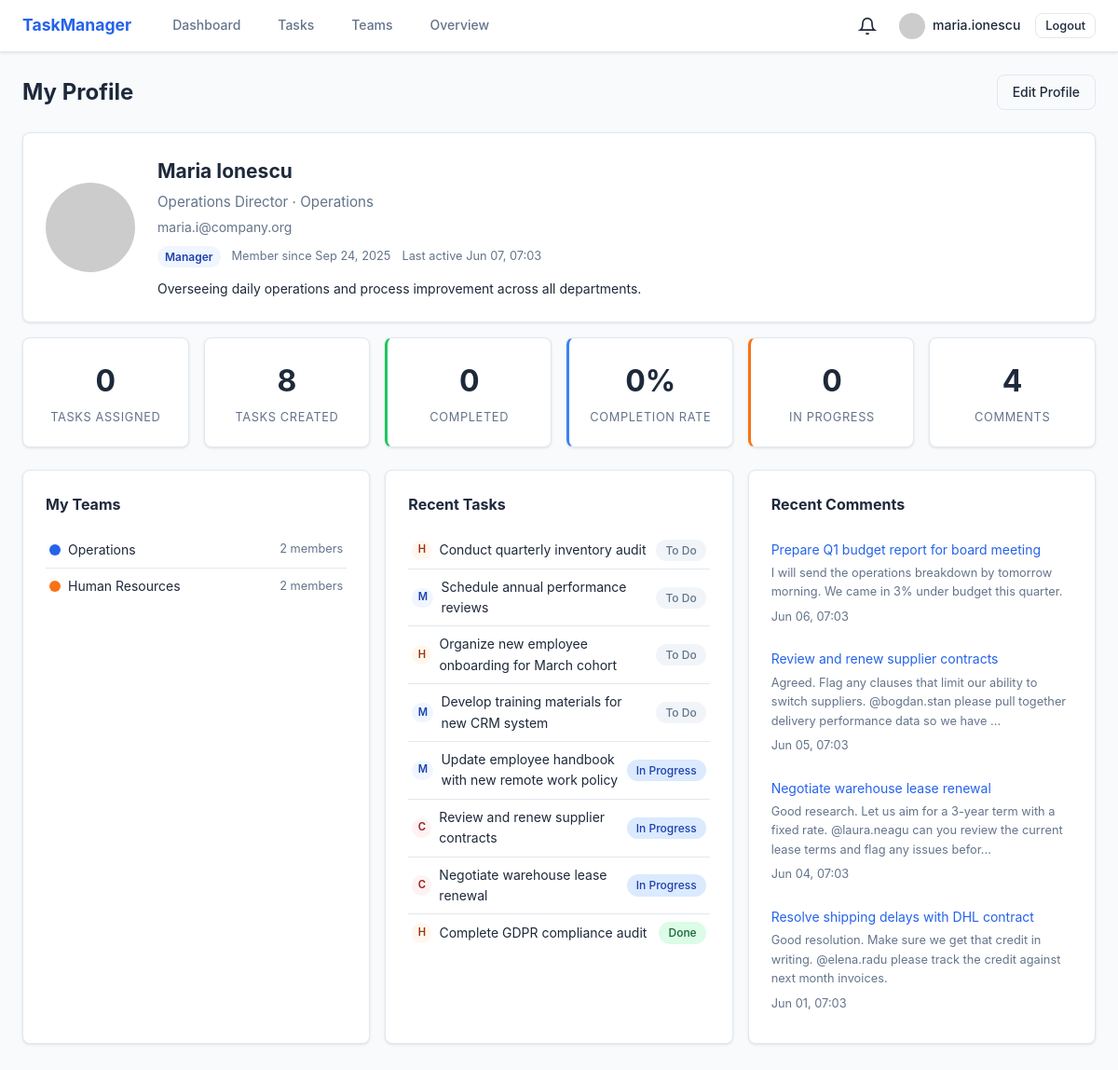
/profile/ (signed in), run on the app's committed database.
### models/user.py (models this page shows, shortened)
class User(UserMixin, db.Model):
    __tablename__ = 'users'
    id = db.Column(db.Integer, primary_key=True)
    username = db.Column(db.String(64), unique=True, nullable=False, index=True)
    email = db.Column(db.String(120), unique=True, nullable=False, index=True)
    password_hash = db.Column(db.String(128), nullable=False)
    full_name = db.Column(db.String(120), default='')
    job_title = db.Column(db.String(120), default='')
    department = db.Column(db.String(120), default='')
    bio = db.Column(db.Text, default='')
    role = db.Column(db.String(20), default='user')  # user, manager, admin
    is_active = db.Column(db.Boolean, default=True)
    notify_assignment = db.Column(db.Boolean, default=True)
    notify_comments = db.Column(db.Boolean, default=True)
    notify_deadlines = db.Column(db.Boolean, default=True)
    created_at = db.Column(db.DateTime, default=datetime.utcnow)
    last_seen = db.Column(db.DateTime, default=datetime.utcnow)
    tasks_created = db.relationship('Task', foreign_keys='Task.creator_id', backref='creator', lazy='dynamic')
    tasks_assigned = db.relationship('Task', foreign_keys='Task.assignee_id', backref='assignee', lazy='dynamic')
    comments = db.relationship('Comment', backref='author', lazy='dynamic')
    notifications = db.relationship('Notification', backref='user', lazy='dynamic')
    teams = db.relationship('Team', secondary=team_members, backref=db.backref('members', lazy='dynamic'))
    def gravatar(self, size=80):
        digest = hashlib.md5(self.email.lower().strip().encode()).hexdigest()
        return f'https://www.gravatar.com/avatar/{digest}?d=identicon&s={size}'
    @property
    def display_name(self):
        return self.full_name or self.username

### models/team.py (models this page shows, shortened)
class Team(db.Model):
    __tablename__ = 'teams'
    id = db.Column(db.Integer, primary_key=True)
    name = db.Column(db.String(100), unique=True, nullable=False)
    description = db.Column(db.Text, default='')
    color = db.Column(db.String(7), default='#2563eb')  # hex color for badge
    lead_id = db.Column(db.Integer, db.ForeignKey('users.id'), nullable=True)
    created_at = db.Column(db.DateTime, default=datetime.utcnow)
    lead = db.relationship('User', foreign_keys=[lead_id], backref='led_teams')
    tasks = db.relationship('Task', backref='team', lazy='dynamic')
    @property
    def member_count(self):
        return self.members.count()

### models/task.py (models this page shows, shortened)
class Task(db.Model):
    __tablename__ = 'tasks'
    id = db.Column(db.Integer, primary_key=True)
    title = db.Column(db.String(200), nullable=False)
    description = db.Column(db.Text, default='')
    priority = db.Column(db.String(20), default='medium')  # low, medium, high, critical
    status = db.Column(db.String(20), default='todo')  # todo, in_progress, review, done
    deadline = db.Column(db.DateTime, nullable=True)
    creator_id = db.Column(db.Integer, db.ForeignKey('users.id'), nullable=False)
    assignee_id = db.Column(db.Integer, db.ForeignKey('users.id'), nullable=True)
    team_id = db.Column(db.Integer, db.ForeignKey('teams.id'), nullable=True)
    created_at = db.Column(db.DateTime, default=datetime.utcnow)
    updated_at = db.Column(db.DateTime, default=datetime.utcnow, onupdate=datetime.utcnow)
    tags = db.relationship('Tag', secondary=task_tags, backref=db.backref('tasks', lazy='dynamic'))
    comments = db.relationship('Comment', backref='task', lazy='dynamic', cascade='all, delete-orphan')
    @property
    def priority_class(self):
        return {'low': 'success', 'medium': 'info', 'high': 'warning', 'critical': 'error'}.get(self.priority, 'info')
    @property
    def status_label(self):
        return {'todo': 'To Do', 'in_progress': 'In Progress', 'review': 'Review', 'done': 'Done'}.get(self.status, self.status)

### models/comment.py (models this page shows, shortened)
class Comment(db.Model):
    __tablename__ = 'comments'
    id = db.Column(db.Integer, primary_key=True)
    content = db.Column(db.Text, nullable=False)
    task_id = db.Column(db.Integer, db.ForeignKey('tasks.id'), nullable=False)
    user_id = db.Column(db.Integer, db.ForeignKey('users.id'), nullable=False)
    parent_id = db.Column(db.Integer, db.ForeignKey('comments.id'), nullable=True)
    created_at = db.Column(db.DateTime, default=datetime.utcnow)
    replies = db.relationship('Comment', backref=db.backref('parent', remote_side=[id]), lazy='dynamic')

### routes/profile.py (the view)
@profile_bp.route('/')
@login_required
def view():
    total_assigned = current_user.tasks_assigned.count()
    total_created = current_user.tasks_created.count()
    completed = current_user.tasks_assigned.filter_by(status='done').count()
    in_progress = current_user.tasks_assigned.filter_by(status='in_progress').count()
    todo = current_user.tasks_assigned.filter_by(status='todo').count()
    overdue = current_user.tasks_assigned.filter(
        Task.status != 'done',
        Task.deadline.isnot(None),
        Task.deadline < datetime.utcnow(),
    ).count()
    completion_rate = round((completed / total_assigned * 100) if total_assigned > 0 else 0)
    priority_stats = {}
    for p in ('low', 'medium', 'high', 'critical'):
        priority_stats[p] = current_user.tasks_assigned.filter_by(priority=p).count()
    recent_tasks = Task.query.filter(
        (Task.creator_id == current_user.id) | (Task.assignee_id == current_user.id)
    ).order_by(Task.updated_at.desc()).limit(10).all()
    recent_comments = Comment.query.filter_by(user_id=current_user.id).order_by(
        Comment.created_at.desc()
    ).limit(10).all()
    teams = current_user.teams
    total_comments = current_user.comments.count()
    return render_template('profile/view.html',
                           recent_tasks=recent_tasks, recent_comments=recent_comments,
                           total_assigned=total_assigned, total_created=total_created,
                           completed=completed, in_progress=in_progress, todo=todo,
                           overdue=overdue, completion_rate=completion_rate,
                           priority_stats=priority_stats, teams=teams,
                           total_comments=total_comments)

### templates/profile/view.html (shortened to what this page needs)
{% extends "layouts/base.html" %}
{% block extra_css %}<link rel="stylesheet" href="{{ url_for('static', filename='css/dashboard.css') }}">{% endblock %}
{% block content %}
<div class="page-header">
    <h1>My Profile</h1>
    <a href="{{ url_for('profile.edit') }}" class="btn btn-outline">Edit Profile</a>
</div>
<div class="card profile-card">
    <div class="profile-header">
        <img src="{{ current_user.gravatar(96) }}" class="avatar-lg">
        <div class="profile-info">
            <h2>{{ current_user.display_name }}</h2>
            {% if current_user.job_title %}
            <p class="profile-title">{{ current_user.job_title }}{% if current_user.department %} &middot; {{ current_user.department }}{% endif %}</p>
            {% endif %}
            <p class="text-muted">{{ current_user.email }}</p>
            <div class="profile-badges">
                <span class="badge badge-info">{{ current_user.role|capitalize }}</span>
                <span class="text-muted text-sm">Member since {{ current_user.created_at.strftime('%b %d, %Y') }}</span>
                {% if current_user.last_seen %}
                <span class="text-muted text-sm">Last active {{ current_user.last_seen.strftime('%b %d, %H:%M') }}</span>
                {% endif %}
            </div>
            {% if current_user.bio %}
            <p class="profile-bio">{{ current_user.bio }}</p>
            {% endif %}
        </div>
    </div>
</div>
<div class="stats-grid">
    <div class="stat-card">
        <div class="stat-value">{{ total_assigned }}</div>
        <div class="stat-label">Tasks Assigned</div>
    </div>
    <div class="stat-card">
        <div class="stat-value">{{ total_created }}</div>
        <div class="stat-label">Tasks Created</div>
    </div>
    <div class="stat-card stat-success">
        <div class="stat-value">{{ completed }}</div>
        <div class="stat-label">Completed</div>
    </div>
    <div class="stat-card stat-info">
        <div class="stat-value">{{ completion_rate }}%</div>
        <div class="stat-label">Completion Rate</div>
    </div>
    <div class="stat-card stat-warning">
        <div class="stat-value">{{ in_progress }}</div>
        <div class="stat-label">In Progress</div>
    </div>
    <div class="stat-card">
        <div class="stat-value">{{ total_comments }}</div>
        <div class="stat-label">Comments</div>
    </div>
</div>
<div class="dashboard-grid">
    <div class="card">
        <h3>My Teams</h3>
        {% if teams %}
        <div class="team-list-compact">
            {% for team in teams %}
            <a href="{{ url_for('teams.detail', team_id=team.id) }}" class="team-list-item">
                <span class="team-color-dot" style="background: {{ team.color }}"></span>
                <span class="task-list-title">{{ team.name }}</span>
                <span class="text-muted text-sm">{{ team.member_count }} members</span>
            </a>
            {% endfor %}
        </div>
        {% else %}
        <p class="text-muted">Not a member of any team yet. <a href="{{ url_for('teams.list_teams') }}">Browse teams</a></p>
        {% endif %}
    </div>
    <div class="card">
        <h3>Recent Tasks</h3>
        {% if recent_tasks %}
        <div class="task-list-compact">
            {% for task in recent_tasks %}
            <a href="{{ url_for('tasks.detail', task_id=task.id) }}" class="task-list-item">
                <span class="badge badge-{{ task.priority_class }} badge-sm">{{ task.priority[0]|upper }}</span>
                <span class="task-list-title">{{ task.title }}</span>
                <span class="status-badge status-{{ task.status }} badge-sm">{{ task.status_label }}</span>
            </a>
            {% endfor %}
        </div>
        {% else %}
        <p class="text-muted">No tasks yet.</p>
        {% endif %}
    </div>
    <div class="card">
        <h3>Recent Comments</h3>
        {% if recent_comments %}
        <div class="activity-list">
            {% for comment in recent_comments %}
            <div class="activity-item">
                <div>
                    <a href="{{ url_for('tasks.detail', task_id=comment.task_id) }}">{{ comment.task.title }}</a>
                    <p class="text-sm comment-preview">{{ comment.content[:140] }}{{ '...' if comment.content|length > 140 }}</p>
                    <span class="text-muted text-sm">{{ comment.created_at.strftime('%b %d, %H:%M') }}</span>
                </div>
            </div>
            {% endfor %}
        </div>
        {% else %}
        <p class="text-muted">No comments yet.</p>
        {% endif %}
    </div>
</div>
{% endblock %}

### templates/layouts/base.html (shortened to what this page needs)
<!DOCTYPE html>
<html lang="en">
<head>
    <link rel="stylesheet" href="{{ url_for('static', filename='css/main.css') }}">
    {% block extra_css %}{% endblock %}
</head>
<body>
    {% if current_user.is_authenticated %}
    <nav class="navbar">
        <div class="nav-container">
            <a href="{{ url_for('dashboard.index') }}" class="nav-brand">TaskManager</a>
            <div class="nav-links">
                <a href="{{ url_for('dashboard.index') }}">Dashboard</a>
                <a href="{{ url_for('tasks.list_tasks') }}">Tasks</a>
                <a href="{{ url_for('teams.list_teams') }}">Teams</a>
                {% if current_user.role in ('manager', 'admin') %}
                <a href="{{ url_for('dashboard.overview') }}">Overview</a>
                {% endif %}
            </div>
            <div class="nav-right">
                <div class="notification-bell" id="notificationBell">
                    <svg width="20" height="20" viewBox="0 0 24 24" fill="none" stroke="currentColor" stroke-width="2"><path d="M18 8A6 6 0 0 0 6 8c0 7-3 9-3 9h18s-3-2-3-9"/><path d="M13.73 21a2 2 0 0 1-3.46 0"/></svg>
                </div>
                <a href="{{ url_for('profile.view') }}" class="nav-avatar">
                    <img src="{{ current_user.gravatar(32) }}" alt="{{ current_user.username }}" class="avatar-sm">
                    {{ current_user.username }}
                </a>
                <a href="{{ url_for('auth.logout') }}" class="btn btn-sm btn-outline">Logout</a>
            </div>
        </div>
    </nav>
    {% endif %}
    <main class="container">
        {% block content %}{% endblock %}
    </main>
</body>
</html>

### static/css/dashboard.css (style rules this page uses)
.stats-grid { display: grid; grid-template-columns: repeat(auto-fit, minmax(160px, 1fr)); gap: 1rem; margin-bottom: 1.5rem; }
.stat-card { background: var(--surface); border: 1px solid var(--border); border-radius: var(--radius); padding: 1.25rem; text-align: center; box-shadow: var(--shadow); }
.stat-card.stat-info { border-left: 3px solid var(--info); }
.stat-card.stat-success { border-left: 3px solid var(--success); }
.stat-card.stat-warning { border-left: 3px solid var(--warning); }
.stat-value { font-size: 2rem; font-weight: 700; color: var(--text); }
.stat-label { font-size: .8rem; color: var(--text-muted); text-transform: uppercase; letter-spacing: .05em; margin-top: .25rem; }
.dashboard-grid { display: grid; grid-template-columns: repeat(auto-fit, minmax(350px, 1fr)); gap: 1rem; }

### data on the page
User: username "maria.ionescu", display_name "Maria Ionescu", job_title "Operations Director", department "Operations", email "maria.i@company.org", role "Manager", created_at "Sep 24, 2025", last_seen "Jun 07, 07:03", bio "Overseeing daily operations and process improvement across all departments."
Team: name "Operations", member_count "2"
Team: name "Human Resources", member_count "2"
Task: priority "H", title "Conduct quarterly inventory audit", status_label "To Do"
Task: priority "M", title "Schedule annual performance reviews", status_label "To Do"
Task: priority "H", title "Organize new employee onboarding for March cohort", status_label "To Do"
Task: priority "M", title "Develop training materials for new CRM system", status_label "To Do"
Task: priority "M", title "Update employee handbook with new remote work policy", status_label "In Progress"
Task: priority "C", title "Review and renew supplier contracts", status_label "In Progress"
Task: priority "C", title "Negotiate warehouse lease renewal", status_label "In Progress"
Task: priority "H", title "Complete GDPR compliance audit", status_label "Done"
Comment: task "Prepare Q1 budget report for board meeting", content "I will send the operations breakdown by tomorrow morning. We came in 3% under budget this quarter.", created_at "Jun 06, 07:03"
Comment: task "Review and renew supplier contracts", content "Agreed. Flag any clauses that limit our ability to switch suppliers. @bogdan.stan please pull together delivery performance data so we have", content "...", created_at "Jun 05, 07:03"
Comment: task "Negotiate warehouse lease renewal", content "Good research. Let us aim for a 3-year term with a fixed rate. @laura.neagu can you review the current lease terms and flag any issues befor", content "...", created_at "Jun 04, 07:03"
Comment: task "Resolve shipping delays with DHL contract", content "Good resolution. Make sure we get that credit in writing. @elena.radu please track the credit against next month invoices.", created_at "Jun 01, 07:03"

### other printed values
{{ total_assigned }} "0"
{{ total_created }} "8"
{{ completed }} "0"
{{ completion_rate }} "0"
{{ in_progress }} "0"
{{ total_comments }} "4"
